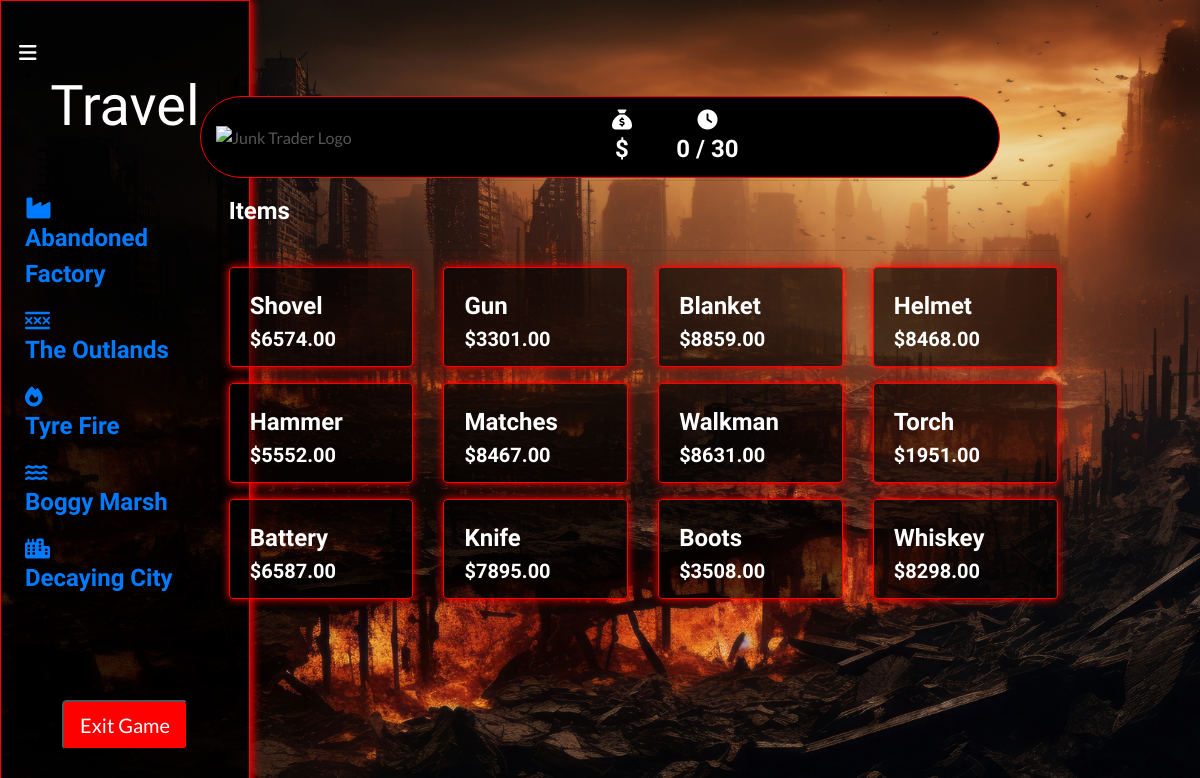
The page /collectables/ on the database as committed earlier.
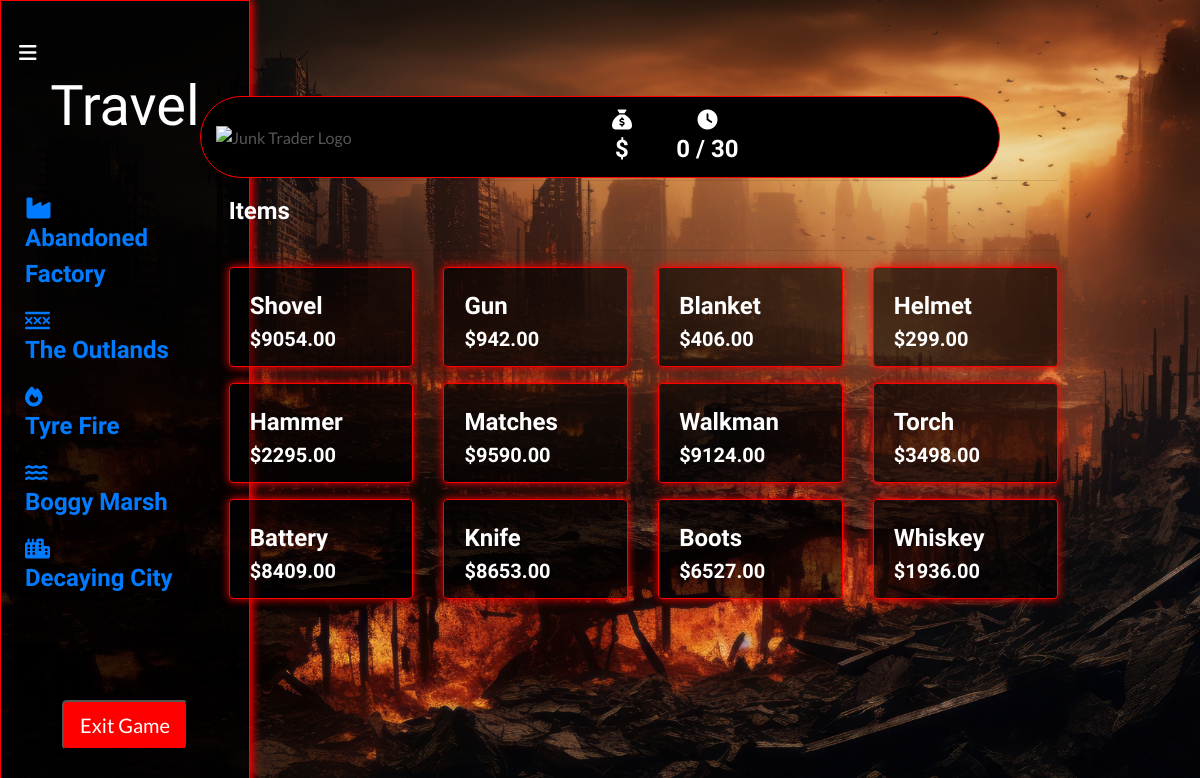
The same page on the database as committed later.
### collectables/models.py (models this page shows, shortened)
class Collectable(models.Model):
    name = models.CharField(max_length=254)
    description = models.TextField()
    price = models.DecimalField(max_digits=6, decimal_places=2)
    previous_price = models.DecimalField(max_digits=10, decimal_places=2, default=0)
    image_url = models.URLField(max_length=1024, null=True, blank=True)
    image = models.ImageField(null=True, blank=True)
    glb_file = models.FileField(upload_to='glb_files/', null=True, blank=True)

### collectables/views.py (the view)
# urls.py: path('', views.all_collectables, name='collectables'),
def all_collectables(request):
    collectables = Collectable.objects.all()
    context = {
        'collectables': collectables,
    }
    return render(request, 'collectables/collectables.html', context)

### backpack/contexts.py (called while the page is built, shortened)
def backpack_contents(request):
    backpack_items = []
    total = 0
    total_quantity = 0
    collectable_count = 0
    backpack = request.session.get('backpack', {})
    grand_total = total
    context = {
        'backpack_items': backpack_items,
        'total': total,
        'total_quantity': total_quantity,
        'collectable_count': collectable_count,
        'grand_total': grand_total,
    }
    return context

def total_amount(request):
    total_amount = [0]
    return {'total_amount': total_amount}

def days_played(request):
    return {'days_played': request.session.get('days_played', 0)}

### collectables/templates/collectables/collectables.html (shortened to what this page needs)
{% extends "base.html" %}
{% load static %}
{% block page_header %}
    <div class="container header-container">
    </div>
{% endblock %}
{% block content %}
<div class="container-fluid">
    <div class="row">
        <div class="col-md-3">
            <div class="fixed-panel">
                {% include 'includes/fixed_panel.html' %}
            </div>
        </div>
    </div>
</div>
<div class="container-fluid content-column">
    <div class="container mb-2 backpack-text content-column">
        <div class="row">
            <div class="col">
                <hr>
                <h2 class="logo-font mb-4">Items</h2>
                <hr>
            </div>
        </div>
        <div class="row">
            {% for collectable in collectables %}
                <div class="col-sm-6 col-md-4 col-lg-4 col-xl-3 mb-3">
                    <div class="card box h-100 border-2 text-white">
                        <div class="card-body pb-0">
                            <p class="mb-0">{{ collectable.name }}</p>
                        </div>
                        <div class="card-footer pt-0 border-0 text-left text-white">
                            <div class="row">
                                <div class="col">
                                    <p class="lead mb-0 text-left font-weight-bold">${{ collectable.price }}</p>
                                </div>
                            </div>
                        </div>
                    </div>
                </div>
            {% endfor %}
        </div>
    </div>
</div>
{% endblock %}

### templates/base.html (shortened to what this page needs)
{% load static %}
<!doctype html>
<html lang="en">
<head>
    <link rel="stylesheet" href="https://stackpath.bootstrapcdn.com/bootstrap/4.4.1/css/bootstrap.min.css">
    <link rel="stylesheet" href="{% static 'css/base.css' %}">
</head>
<body>
<header class="container-fluid fixed-top">
    <div id="topnav" class="row pt-lg-2 d-none d-lg-flex justify-content-center mt-4">
    </div>
    <div class="list-inline-item dropdown">
        <a class="text-black pl-1 nav-link dropdown-toggle" href="#" id="user-options" role="button">
            <div class="text-center text-white">
                <i class="fa-solid fa-bars fa-lg"></i>
            </div>
        </a>
    </div>
    <div id="delivery-banner" class="row text-center">
        <div class="logo">
            <img width="300" src="https://junktrader.s3.eu-central-1.amazonaws.com/media/logo.png" alt="Junk Trader Logo">
        </div>
        <div class="col">
            <ul class="list-inline list-unstyled my-0">
                <li class="list-inline-item">
                    <div class="text-center text-white">
                        <i class="fas fa-sack-dollar fa-lg"></i>
                        <p class="my-0">${{ request.session.player_funds }}</p>
                    </div>
                </li>
                <li class="list-inline-item">
                    <div class="text-center text-white">
                        <i class="fas fa-clock fa-lg"></i>
                        <p class="my-0" id="days-played">{{ days_played }} / 30</p>
                    </div>
                </li>
            </ul>
        </div>
    </div>
</header>
{% block page_header %}
{% endblock %}
{% block content %}
{% endblock %}
</body>
</html>

### templates/includes/fixed_panel.html (shortened to what this page needs)
<div class="fixed-panel">
    <h1 class="text-white text-center mt-5 p-4 display-4">Travel</h1>
    <ul class="location-list text-left p-4 list-unstyled">
        <li><a href="#" onclick="updatePrices(); incrementDaysPlayed();"><i class="fas fa-industry fa-xl"></i><span class="location-text"> <p>Abandoned Factory</p></span></a></li>
        <li><a href="#" onclick="updatePrices(); incrementDaysPlayed();"><i class="fas fa-xmarks-lines fa-lg"></i><span class="location-text"> <p>The Outlands</p></span></a></li>
        <li><a href="#" onclick="updatePrices(); incrementDaysPlayed();"><i class="fas fa-fire fa-lg"></i><span class="location-text"> <p>Tyre Fire</p></span></a></li>
        <li><a href="#" onclick="updatePrices(); incrementDaysPlayed();"><i class="fas fa-water fa-lg"></i><span class="location-text"> <p>Boggy Marsh</p></span></a></li>
        <li><a href="#" onclick="updatePrices(); incrementDaysPlayed();"><i class="fas fa-city fa-lg"></i><span class="location-text"> <p>Decaying City</p></span></a></li>
    </ul>
    <div class="text-center mb-1">
        <button class="btn-red btn-lg mt-5 text-right" onclick="exitGame()" class="btn btn-secondary btn-lg mt-4">Exit Game</button>
    </div>
</div>

### static/css/base.css (style rules this page uses)
html { height: 100%; }
body { background: url('/media/bg_image.png') no-repeat center center fixed; background-size: cover; height: calc(100vh - 164px); color: #555; font-family: 'Lato'; }
.logo { margin-left: 15px; }
.btn-red { background: rgb(254, 0, 0); color: white; }
.text-black { color: #000 !important; }
.backpack-text { color: white; }
#delivery-banner { border: 1px solid red; background-color: #000000; margin-left: auto; margin-right: auto; width: 90%; max-width: 800px; border-radius: 50px; padding: 10px 0; display: flex; justify-content: space-around; align-items: center; }
p, h1, h2, h3, h4, h5, h6 { font-family: "Amatic SC", sans-serif; font-weight: 700; font-size: x-large; font-style: normal; }
.box { border: 1px solid red; box-shadow: 0 0 10px red; background-color: #00000093; }
#delivery-banner { border: 1px solid red; background-color: #000000; border-radius: 50px; padding: 10px 0; display: flex; flex-wrap: nowrap; justify-content: space-around; align-items: center; }
#delivery-banner .list-inline-item { flex: 1; max-width: 25%; white-space: nowrap; }
.fixed-panel { position: fixed; top: 0; bottom: 0; left: 0; width: 250px; border: 1px solid red; box-shadow: 0 0 10px red; background-color: #00000093; overflow-y: auto; }
.content-column { padding-left: 5%; }
@media (min-width: 1200px) { .container { max-width: 80%; } }
@media (min-width: 992px) { .header-container { padding-top: 164px; } }

Rows that differ between the two databases and show on the page:
changed Collectable "Shovel": price "6574.00" → "9054.00"
changed Collectable "Gun": price "3301.00" → "942.00"
changed Collectable "Blanket": price "8859.00" → "406.00"
changed Collectable "Helmet": price "8468.00" → "299.00"
changed Collectable "Hammer": price "5552.00" → "2295.00"
changed Collectable "Matches": price "8467.00" → "9590.00"
changed Collectable "Walkman": price "8631.00" → "9124.00"
changed Collectable "Torch": price "1951.00" → "3498.00"
changed Collectable "Battery": price "6587.00" → "8409.00"
changed Collectable "Knife": price "7895.00" → "8653.00"
changed Collectable "Boots": price "3508.00" → "6527.00"
changed Collectable "Whiskey": price "8298.00" → "1936.00"
